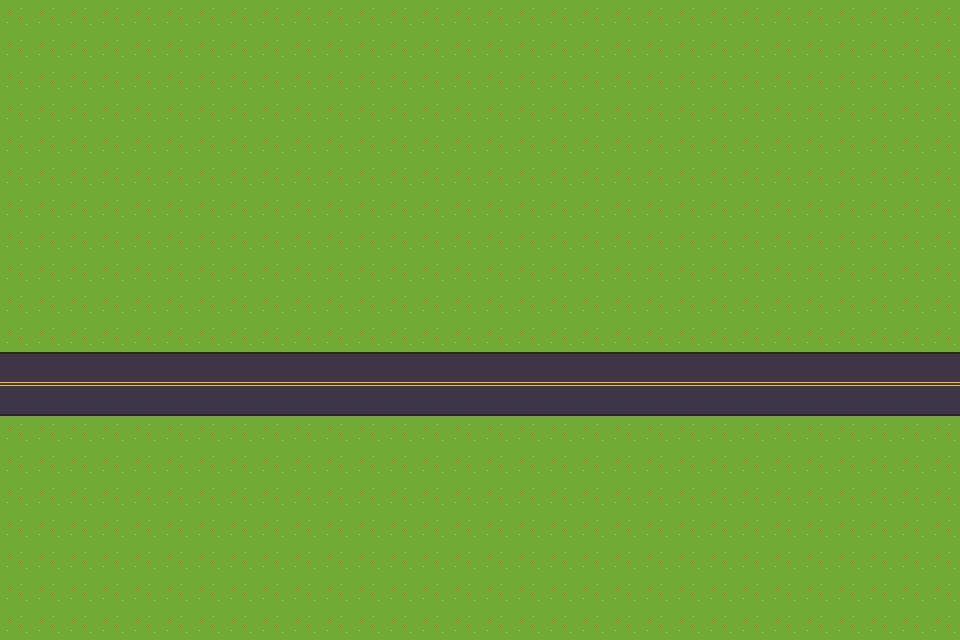

A 2D game scene composited from a Tiled map and its tileset images. What follows is a short description and the map's XML, with every tile layer's data as written:
An orthogonal 30x20 tile map with 32x32 px tiles, 2 tile layers (Tile Layer 1, obstacles), 2 tilesets.

<map version="1.10" tiledversion="1.10.2" orientation="orthogonal" renderorder="right-down" width="30" height="20" tilewidth="32" tileheight="32" infinite="0" nextlayerid="5" nextobjectid="1">
 <editorsettings>
  <export target="pixelPathMap.tmx" format="tmx" />
 </editorsettings>
 <tileset firstgid="1" source="Urban.tsx" />
 <tileset firstgid="193" source="Nature_Tileset.tsx" />
 <layer id="1" name="Tile Layer 1" width="30" height="20">
  <data encoding="csv">
417,417,417,417,417,417,417,417,417,417,417,417,417,417,417,417,417,417,417,417,417,417,417,417,417,417,417,417,417,417,
417,417,417,417,417,417,417,417,417,417,417,417,417,417,417,417,417,417,417,417,417,417,417,417,417,417,417,417,417,417,
417,417,417,417,417,417,417,417,417,417,417,417,417,417,417,417,417,417,417,417,417,417,417,417,417,417,417,417,417,417,
417,417,417,417,417,417,417,417,417,417,417,417,417,417,417,417,417,417,417,417,417,417,417,417,417,417,417,417,417,417,
417,417,417,417,417,417,417,417,417,417,417,417,417,417,417,417,417,417,417,417,417,417,417,417,417,417,417,417,417,417,
417,417,417,417,417,417,417,417,417,417,417,417,417,417,417,417,417,417,417,417,417,417,417,417,417,417,417,417,417,417,
417,417,417,417,417,417,417,417,417,417,417,417,417,417,417,417,417,417,417,417,417,417,417,417,417,417,417,417,417,417,
417,417,417,417,417,417,417,417,417,417,417,417,417,417,417,417,417,417,417,417,417,417,417,417,417,417,417,417,417,417,
417,417,417,417,417,417,417,417,417,417,417,417,417,417,417,417,417,417,417,417,417,417,417,417,417,417,417,417,417,417,
417,417,417,417,417,417,417,417,417,417,417,417,417,417,417,417,417,417,417,417,417,417,417,417,417,417,417,417,417,417,
417,417,417,417,417,417,417,417,417,417,417,417,417,417,417,417,417,417,417,417,417,417,417,417,417,417,417,417,417,417,
67,67,67,67,67,67,67,67,67,67,67,67,39,39,67,67,67,67,67,67,67,67,67,67,67,67,67,67,67,67,
83,83,83,83,83,83,83,83,83,83,83,83,83,83,83,83,83,83,83,83,83,83,83,83,83,83,83,83,83,83,
0,0,0,0,0,417,417,417,417,417,417,417,417,417,417,417,417,417,417,417,417,417,417,417,417,417,417,417,417,417,
0,0,0,0,0,417,417,417,417,417,417,417,417,417,417,417,417,417,417,417,417,417,417,417,417,417,417,417,417,417,
0,0,0,0,417,417,417,417,417,417,417,417,417,417,417,417,417,417,417,417,417,417,417,417,417,417,417,417,417,417,
0,0,0,0,417,417,417,417,417,417,417,417,417,417,417,417,417,417,417,417,417,417,417,417,417,417,417,417,417,417,
417,417,417,417,417,417,417,417,417,417,417,417,417,417,417,417,417,417,417,417,417,417,417,417,417,417,417,417,417,417,
0,0,0,0,0,0,0,0,417,417,417,417,417,417,417,417,417,417,417,417,417,417,417,417,417,417,417,417,417,417,
0,0,0,0,0,0,0,0,417,417,417,417,417,417,417,417,417,417,417,417,417,417,417,417,417,417,417,417,417,417
</data>
 </layer>
 <objectgroup id="3" name="obstacles" />
 <layer id="4" name="obstacles" width="30" height="20">
  <data encoding="csv">
0,0,0,0,0,0,0,0,0,0,0,0,0,0,0,0,0,0,0,0,0,0,0,0,0,0,0,0,0,0,
0,0,0,0,0,0,0,0,0,0,0,0,0,0,0,0,0,0,0,0,0,0,0,0,0,0,0,0,0,0,
0,0,0,0,0,0,0,0,0,0,0,0,0,0,0,0,0,0,0,0,0,0,0,0,0,0,0,0,0,0,
0,0,0,0,0,0,0,0,0,0,0,0,0,0,0,0,0,0,0,0,0,0,0,0,0,0,0,0,0,0,
0,0,0,0,0,0,0,0,0,0,0,0,0,0,0,0,0,0,0,0,0,0,0,0,0,0,0,0,0,0,
0,0,0,0,0,0,0,0,0,0,0,0,0,0,0,0,0,0,0,0,0,0,0,0,0,0,0,0,0,0,
0,0,0,0,0,0,0,0,0,0,0,0,0,0,0,0,0,0,0,0,0,0,0,0,0,0,0,0,0,0,
0,0,0,0,0,0,0,0,0,0,0,0,0,0,0,0,0,0,0,0,0,0,0,0,0,0,0,0,0,0,
0,0,0,0,0,0,0,0,0,0,0,0,0,0,0,0,0,0,0,0,0,0,0,0,0,0,0,0,0,0,
0,0,0,0,0,0,0,0,0,0,0,0,0,0,0,0,0,0,0,0,0,0,0,0,0,0,0,0,0,0,
0,0,0,0,0,0,0,0,0,0,0,0,0,0,0,0,0,0,0,0,0,0,0,0,0,0,0,0,0,0,
0,0,0,0,0,0,0,0,0,0,0,0,0,0,0,0,0,0,0,0,0,0,0,0,0,0,0,0,0,0,
0,0,0,0,0,0,0,0,0,0,0,0,0,0,0,0,0,0,0,0,0,0,0,0,0,0,0,0,0,0,
417,417,417,417,417,0,0,0,0,0,0,0,0,0,0,0,0,0,0,0,0,0,0,0,0,0,0,0,0,0,
417,417,417,417,417,0,0,0,0,0,0,0,0,0,0,0,0,0,0,0,0,0,0,0,0,0,0,0,0,0,
417,417,417,417,417,0,0,0,0,0,0,0,0,0,0,0,0,0,0,0,0,0,0,0,0,0,0,0,0,0,
417,417,417,417,417,0,0,0,0,0,0,0,0,0,417,0,0,0,0,0,0,0,0,0,0,0,0,0,0,0,
0,417,417,417,417,417,417,0,0,0,0,0,0,0,0,0,0,0,0,0,0,0,0,0,0,0,0,0,0,0,
417,417,417,417,417,417,417,417,417,0,417,0,0,0,0,0,0,0,0,0,0,0,0,0,0,0,0,0,0,0,
417,417,417,417,417,417,417,417,417,417,417,417,0,417,417,0,0,0,0,0,0,0,0,0,0,0,0,0,0,0
</data>
 </layer>
</map>
